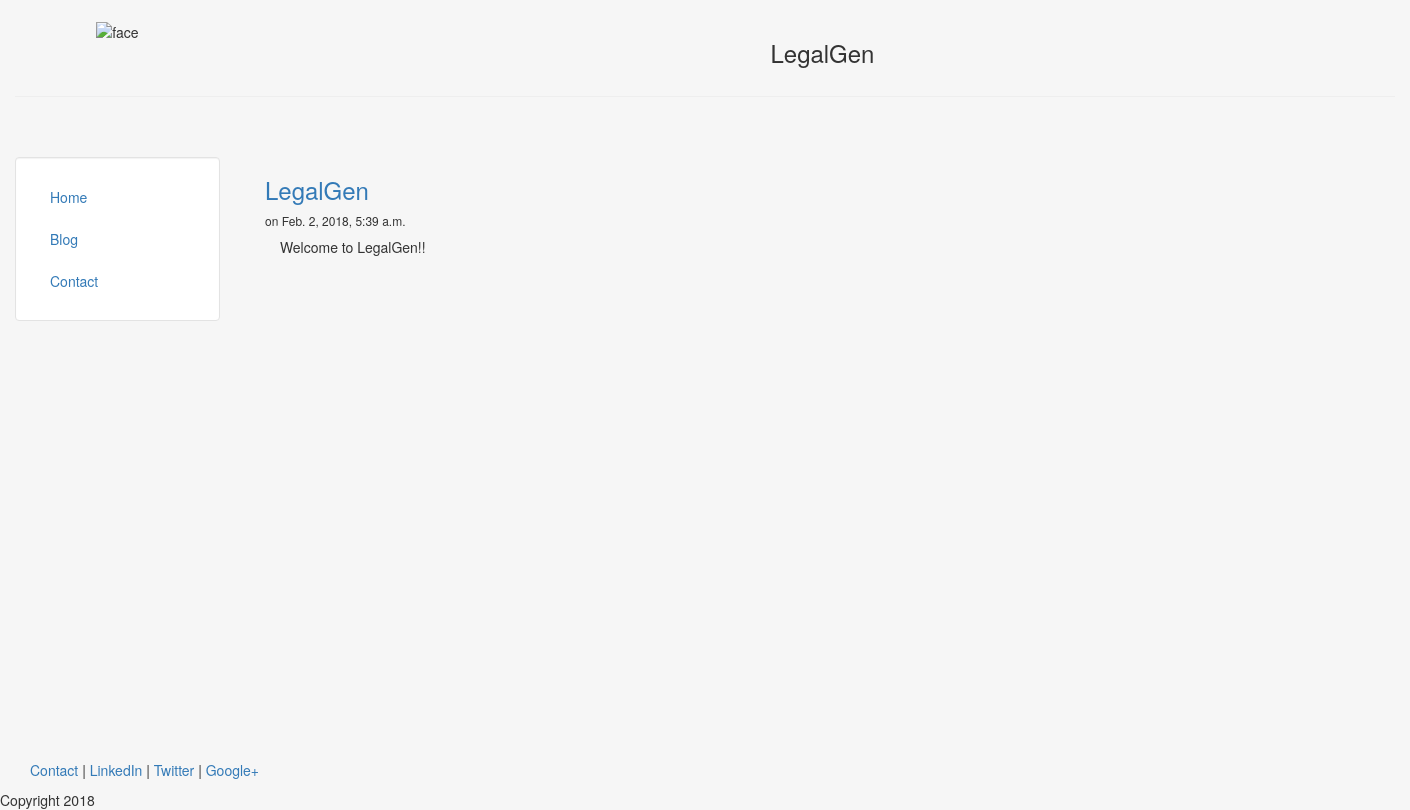
The page /blog/1 on the database its author committed.
### blog/models.py (models this page shows, shortened)
class Post(models.Model):
    title = models.CharField(max_length = 140)
    body = models.TextField()
    date = models.DateTimeField()

### blog/templates/blog/post.html
{% extends "attorney/header.html" %}
{% block content %}
<h3><a href="/blog/{{post.id}}">{{ post.title }}</a></h3>
<h6> on {{ post.date }}</h6>
<div class = "container">
	{{ post.body|safe|linebreaks}}
</div>
<br><br>
{% endblock %}

### attorney/templates/attorney/header.html (style rules this page uses)
html, body { height:100% }

### rows shown on the page
Post: title "LegalGen", date "Feb. 2, 2018, 5:39 a.m.", body "Welcome to LegalGen!!"
